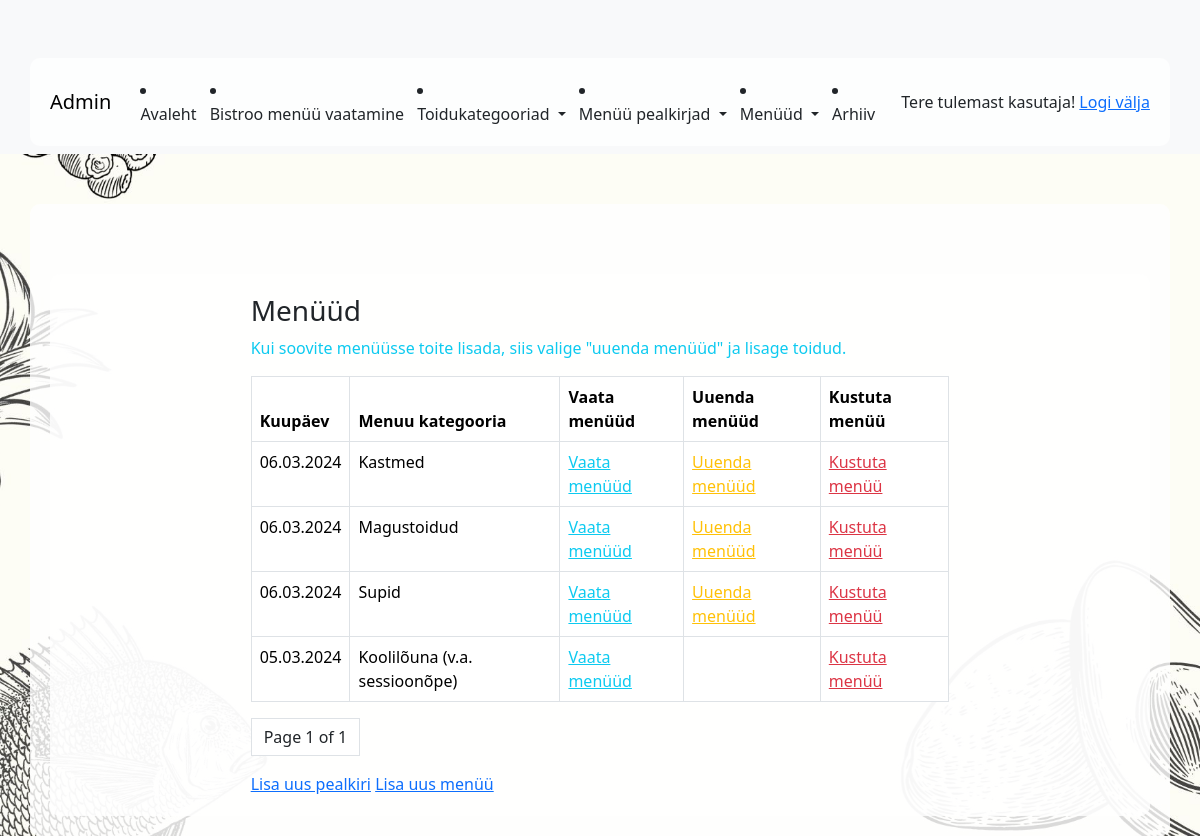
Page /app_admin/menu_list/ (signed in) on the committed database.
### app_admin/models.py (models this page shows, shortened)
class Menu(models.Model):
    date = models.ForeignKey(Heading, on_delete=models.CASCADE)
    category = models.ForeignKey(Category, on_delete=models.CASCADE)
    class Meta:
        ordering = ['-date', 'category']

class Heading(models.Model):
    date = models.DateField(blank=False, null=False, unique=True, verbose_name="Kuupäev")
    topic = models.CharField(max_length=100, null=True, blank=True, verbose_name="Teemapäev")
    chef = models.CharField(max_length=100, null=True, blank=True, verbose_name="Peakokk soovitab:")
    student = models.CharField(max_length=100, null=True, blank=True, verbose_name="Kes tegid:")
    def __str__(self):
        return f'{self.date.strftime("%d.%m.%Y")}'
    class Meta:
        ordering = ['-date']

class Category(models.Model):
    number = models.PositiveIntegerField(verbose_name="Number")
    name = models.CharField(max_length=255, unique=True, verbose_name="Kategooria nimetus")

### app_admin/views.py (the view)
# urls.py: path('menu_list/', views.MenuListView.as_view(), name='menu_list'),
class MenuListView(ManagerRequiredMixin, ListView):
    template_name = 'app_admin/menu_list.html'
    model = Menu
    context_object_name = 'menu_list'
    paginate_by = 10  # 10 per page in ListView
    def get_queryset(self):
        queryset = super().get_queryset()
        queryset = queryset.order_by('date', 'category__name')
        return queryset
    def get_context_data(self, **kwargs):
        context = super().get_context_data(**kwargs)
        return context

### app_admin/templatetags/is_menu_old.py (called while the page is built)
@register.filter
def is_menu_old(menu_date):
    try:
        date_object = datetime.strptime(menu_date, '%d.%m.%Y').date()
        today = date.today()
        return date_object < today
    except ValueError:
        return False

### app_admin/views.py (called while the page is built)
    def test_func(self):
        return self.request.user.groups.filter(name='Manager').exists()

### app_admin/templates/app_admin/menu_list.html (shortened to what this page needs)
{% extends 'base_admin.html' %}
{% load is_menu_old %}
{% block content %}
    <div class="container">
        <div class="row">
            <div class="col-8 mx-auto">
                <h3>Menüüd</h3>
                <div class="text-info"> Kui soovite menüüsse toite lisada, siis valige "uuenda menüüd" ja lisage toidud.</div>
                <table class="mt-3 table table-bordered table-hover">
                    <thead>
                        <tr class="text">
                            <th>Kuupäev</th>
                            <th>Menuu kategooria</th>
                            <th>Vaata menüüd</th>
                            <th>Uuenda menüüd</th>
                            <th>Kustuta menüü</th>
                        </tr>
                    </thead>
                    <tbody>
                        {% for item in object_list %}
                            <tr>
                                <td>{{ item.date }}</td>
                                <td>{{ item.category.name }}</td>
                                <td><a href="{% url 'app_admin:menu_detail' pk=item.id %}" class="text-info">Vaata menüüd</a></td>
                                <td>
                                    {% if not item.date|striptags|is_menu_old %}
                                        <a href="{% url 'app_admin:menu_update' pk=item.id %}" class="text-warning">Uuenda menüüd</a>
                                    {% endif %}
                                </td>
                                <td><a href="{% url 'app_admin:menu_delete' pk=item.id %}" class="text-danger">Kustuta menüü</a></td>
                            </tr>
                        {% endfor %}
                    </tbody>
                </table>
                <ul class="pagination">
                    <li class="page-link text-dark">
                        Page {{ page_obj.number }} of {{ page_obj.paginator.num_pages }}
                    </li>
                </ul>
                <a href="{% url 'app_admin:heading_create' %}">Lisa uus pealkiri</a>
                <a href="{% url 'app_admin:menu_add' %}">Lisa uus menüü</a>
            </div>
        </div>
    </div>
{% endblock %}

### templates/menu_admin.html (shortened to what this page needs)
<nav class="navbar navbar-expand-lg navbar-light bg-light">
  <div class="container">
    {% if user.is_authenticated %}
      <a class="navbar-brand" href="http://127.0.0.1:8000/admin/"> Admin </a>
        <li class="nav-item">
        <a class="nav-link" href="{% url "app_admin:index" %}" >Avaleht</a>
        </li>
        <li class="nav-item">
        <a class="nav-link" href="{% url "app_public:index" %}" >Bistroo menüü vaatamine</a>
        </li>
              <li class="nav-item dropdown">
          <a class="nav-link dropdown-toggle" href="#" role="button" data-bs-toggle="dropdown" aria-expanded="false">
                Toidukategooriad
          </a>
        </li>
              <li class="nav-item dropdown">
          <a class="nav-link dropdown-toggle" href="#" role="button"  data-bs-toggle="dropdown" aria-expanded="false">
               Menüü pealkirjad
          </a>
        </li>
        <li class="nav-item dropdown">
          <a class="nav-link dropdown-toggle" href="#" role="button"  data-bs-toggle="dropdown" aria-expanded="false">
               Menüüd
          </a>
        </li>
         <li class="nav-item">
    <a class="nav-link" href="{% url 'app_admin:archive_page' %}">Arhiiv</a>
  </li>
{% endif %}
  {% if user.is_authenticated  %}
    	<span class="nav-link">Tere tulemast {{ user.username }}! <a href="{% url 'logout' %}">Logi välja</a></span>
 {% else %}
        <span class="nav-link">Kui sa soovid menüüd muuta, siis sa pead sisse logima! <a href="{% url 'login' %}">Logi sisse</a></span>
    {% endif %}
    </div>
</nav>

### rows in the picture
Menu: date "06.03.2024", category.name "Kastmed", shows "Uuenda menüüd"
Menu: date "06.03.2024", category.name "Magustoidud", shows "Uuenda menüüd"
Menu: date "06.03.2024", category.name "Supid", shows "Uuenda menüüd"
Menu: date "05.03.2024", category.name "Koolilõuna (v.a. sessioonõpe)"

### other values in the picture
{{ user.username }} "kasutaja"
{{ page_obj.number }} "1"
{{ page_obj.paginator.num_pages }} "1"
